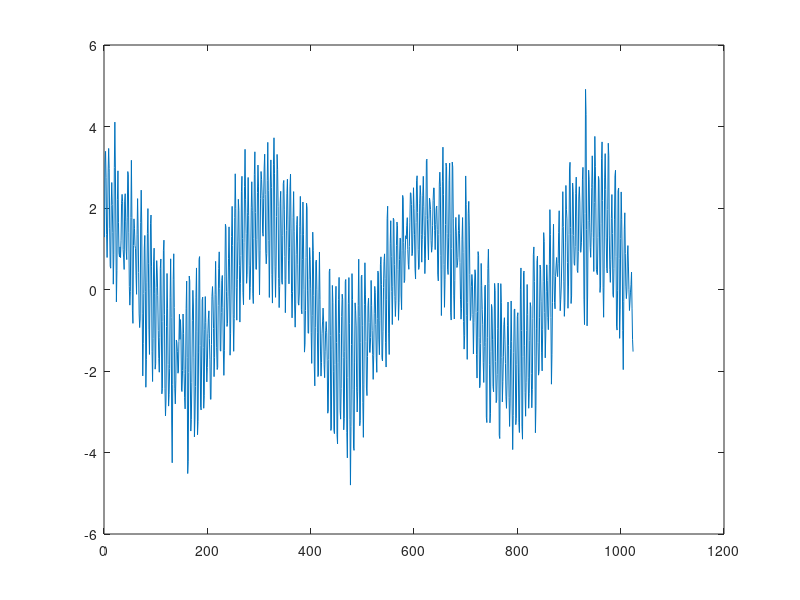

The MATLAB source for this figure: (Note: this script raises an error after producing the figure.)
% program is written 27.01.2009 by L.V. Zotov
clear;

% generating two-sin signal

dt=0.05
P1=5*pi/dt;
P2=0.1*pi/dt;
N_signal=1024;
ar=zeros(1,N_signal);
dates=1:1:N_signal;
garm=1.8*cos(2*pi/P1*(dates-1))+1.5*sin(2*pi/P2*(dates-1))

plot(garm);

% ARMA process generating
ar(1)=0.3*randn(1);
ar(2)=-0.5*ar(1)+0.3*randn(1);

for (i=3:1:N_signal)
    ar(i)=0.8*ar(i-1)-0.7*ar(i-2)+0.4*randn(1);
end;

plot(ar);

%making a sum
signal=garm+ar;

plot(dates,signal);
%-----------Panteleev low-pass filtering by convolution---------------------------------------------------------------
width_frequency=0.2

w0=2*pi*width_frequency

half_width=1.2/width_frequency; %half width in dates units

[ FilteredSignal, Start, Finish] = ConvolvePantLF(signal,w0,half_width,dt);
N1=size(FilteredSignal,2);
plot(FilteredSignal)'
if(N1>0)
 plot(dates,signal,dates(Start:Finish),FilteredSignal)
else
    'window size is too large, no data left after edge effect cut off'
end;


%---check the spectra-----------------------------------------------------------------------------------------------

N_half=round((N1-1)/2);
freq=(1:N_half)/N1/dt; % will be use throughout this program
Ftrns_signal=fft(signal(Start:Finish))/N1;
Ftrns_Filtered_signal=fft(FilteredSignal)/N1;
%---calculate transfer function-------------------------------------------------------------------------------------
TransferFunction=w0^4./(w0^4+power(2*pi*freq,4));

% plot half of the spectrum without multiplication by 2
subplot(2,1,1); 
plot(freq, 2*abs(Ftrns_signal(2:N_half+1)));
title('amplitude spectrum of initial signal ')
xlabel('frequency')


subplot(2,1,2); 
plot(freq, 2*abs(Ftrns_Filtered_signal(2:N_half+1)),freq,TransferFunction);
title('amplitude spectrum of filtered signal ')
xlabel('frequency')
